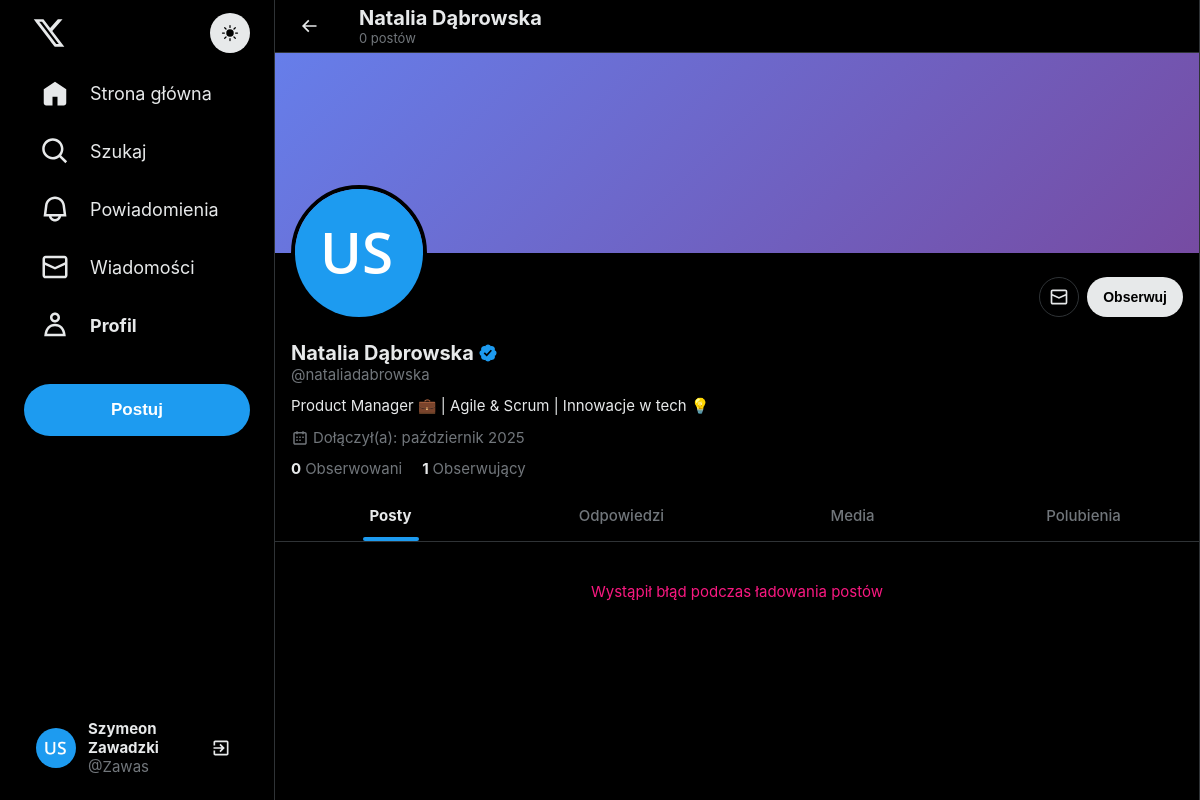
Page /profile.php?user=nataliadabrowska (signed in) on the earlier database version.
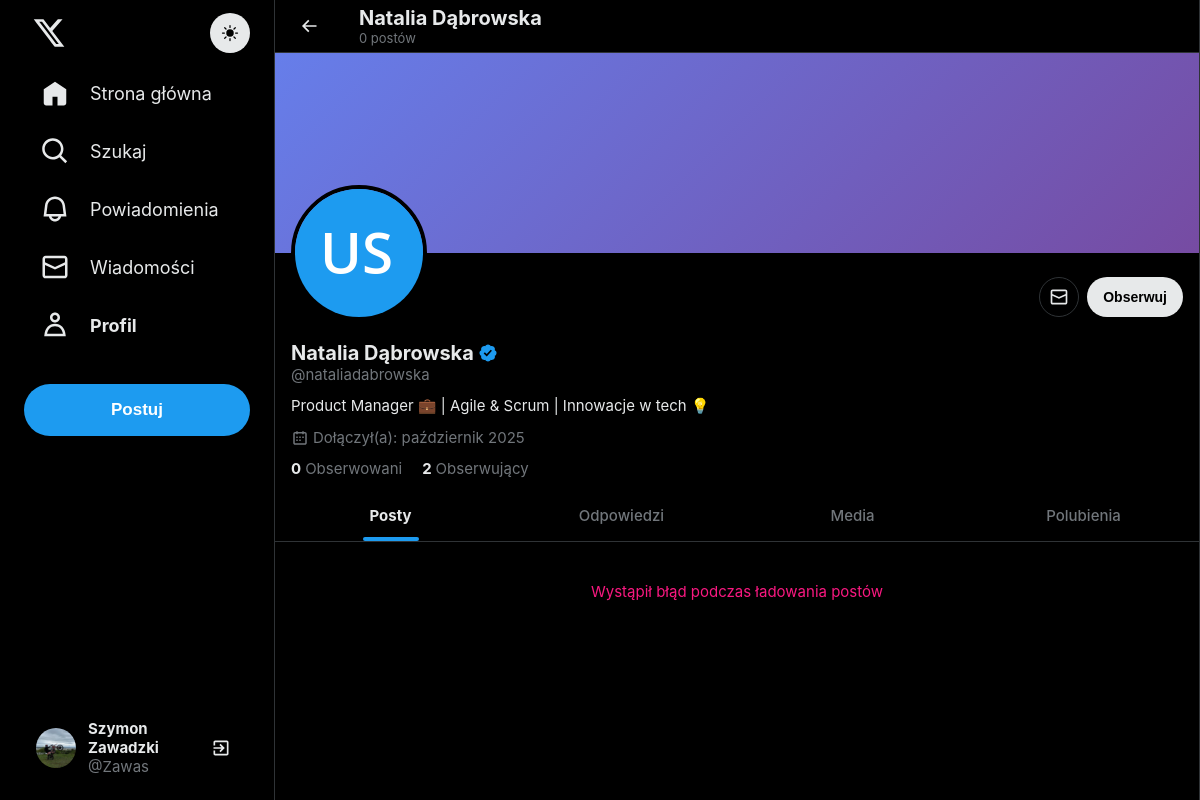
Same page on the later database version.
### tables this page shows
CREATE TABLE `users` (
  `id` int(11) NOT NULL,
  `username` varchar(50) NOT NULL,
  `email` varchar(100) NOT NULL,
  `password_hash` varchar(255) NOT NULL,
  `full_name` varchar(100) DEFAULT NULL,
  `bio` text DEFAULT NULL,
  `location` varchar(30) DEFAULT NULL,
  `website` varchar(100) DEFAULT NULL,
  `profile_image` varchar(255) DEFAULT 'images/default-avatar.png',
  `banner_image` varchar(255) DEFAULT NULL,
  `verified` tinyint(1) DEFAULT 0,
  `created_at` timestamp NOT NULL DEFAULT current_timestamp(),
  `updated_at` timestamp NOT NULL DEFAULT current_timestamp() ON UPDATE current_timestamp()
);

### includes/functions.php (called while the page is built, shortened)
<?php
function formatNumber($num) {
    return $num;
}
?>

### profile.php (the view, shortened to what the changed rows need)
<?php
require_once 'includes/config.php';
require_once 'includes/functions.php';
$currentUserId = $_SESSION['user_id'];
$username = isset($_GET['user']) ? clean($_GET['user']) : null;
$stmt = $pdo->prepare("
    SELECT
        u.*,
        (SELECT COUNT(*) FROM posts WHERE user_id = u.id) as posts_count,
        (SELECT COUNT(*) FROM follows WHERE follower_id = u.id) as following_count,
        (SELECT COUNT(*) FROM follows WHERE following_id = u.id) as followers_count,
        EXISTS(SELECT 1 FROM follows WHERE follower_id = ? AND following_id = u.id) as is_following
    FROM users u
    WHERE u.username = ?
");
$stmt->execute([$currentUserId, $username]);
$profileUser = $stmt->fetch();
$stmt = $pdo->prepare("SELECT * FROM users WHERE id = ?");
$stmt->execute([$currentUserId]);
$currentUser = $stmt->fetch();
require_once 'includes/header.php';
?>
<?php require_once 'includes/left_sidebar.php'; ?>
<main class="profile-content">
    <header class="profile-header">
        <div class="header-info">
            <h2><?php echo htmlspecialchars($profileUser['full_name']); ?></h2>
        </div>
    </header>
    <div class="profile-info-section">
        <div class="profile-details">
            <h1 class="profile-name">
                <?php echo htmlspecialchars($profileUser['full_name']); ?>
            </h1>
            <div class="profile-stats">
                <a href="#" class="stat">
                    <span class="stat-value"><?php echo formatNumber($profileUser['followers_count']); ?></span>
                    <span class="stat-label">Obserwujący</span>
                </a>
            </div>
        </div>
    </div>
</main>
<?php require_once 'includes/footer.php'; ?>

### includes/left_sidebar.php (shortened to what the changed rows need)
<aside class="sidebar-left">
    <div class="sidebar-content">
        <div class="user-info">
            <a href="profile.php?user=<?php echo htmlspecialchars($currentUser['username']); ?>" style="display: flex; align-items: center; gap: 12px; text-decoration: none; color: inherit; flex: 1;">
                <img src="<?php echo htmlspecialchars($currentUser['profile_image']); ?>" alt="Avatar" class="user-avatar">
                <div class="user-details">
                    <div class="user-name">
                        <?php echo htmlspecialchars($currentUser['full_name']); ?>
                    </div>
                    <div class="user-username">@<?php echo htmlspecialchars($currentUser['username']); ?></div>
                </div>
            </a>
        </div>
    </div>
</aside>

Differences in the rows shown:
changed users "Zawas": profile_image: picture added in place of a placeholder; full_name "Szymeon Zawadzki" → "Szymon Zawadzki"
Other differences:
formatNumber($profileUser['followers_count']): "1" → "2"
